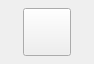
<?xml version="1.0" encoding="UTF-8"?>
<ui version="4.0">
 <class>PluginStoreLancher</class>
 <widget class="QWidget" name="PluginStoreLancher">
  <property name="geometry">
   <rect>
    <x>0</x>
    <y>0</y>
    <width>94</width>
    <height>64</height>
   </rect>
  </property>
  <property name="minimumSize">
   <size>
    <width>64</width>
    <height>64</height>
   </size>
  </property>
  <property name="maximumSize">
   <size>
    <width>94</width>
    <height>64</height>
   </size>
  </property>
  <property name="windowTitle">
   <string>Form</string>
  </property>
  <property name="styleSheet">
   <string notr="true">QPushButton#pb_shop{
	border-image: url(:/simple/store_normal);
}
QPushButton#pb_shop:pressed{
	border-image: url(:/simple/store_down);
}
</string>
  </property>
  <layout class="QHBoxLayout" name="horizontalLayout">
   <property name="spacing">
    <number>0</number>
   </property>
   <property name="leftMargin">
    <number>0</number>
   </property>
   <property name="topMargin">
    <number>0</number>
   </property>
   <property name="rightMargin">
    <number>0</number>
   </property>
   <property name="bottomMargin">
    <number>0</number>
   </property>
   <item>
    <widget class="QPushButton" name="pb_shop">
     <property name="minimumSize">
      <size>
       <width>48</width>
       <height>48</height>
      </size>
     </property>
     <property name="maximumSize">
      <size>
       <width>48</width>
       <height>48</height>
      </size>
     </property>
     <property name="text">
      <string/>
     </property>
    </widget>
   </item>
  </layout>
 </widget>
 <resources>
  <include location="pluginStore.qrc"/>
 </resources>
 <connections/>
</ui>
